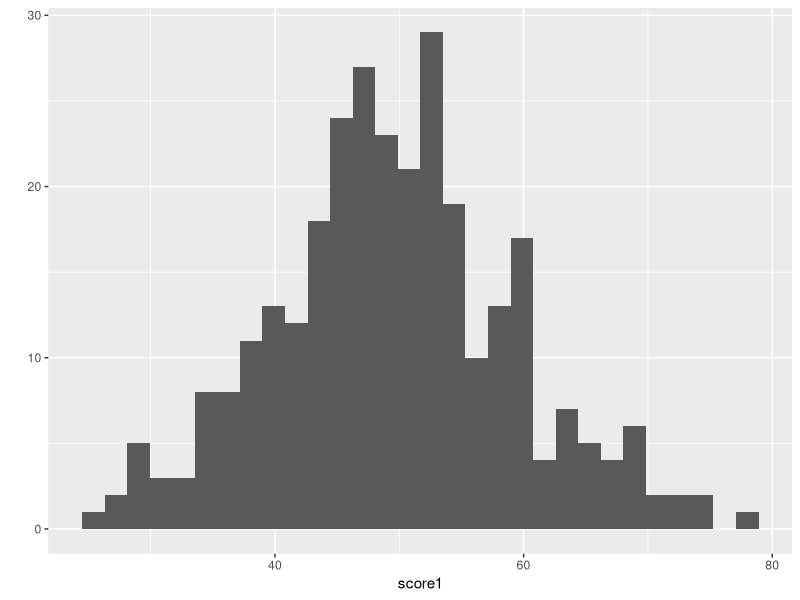
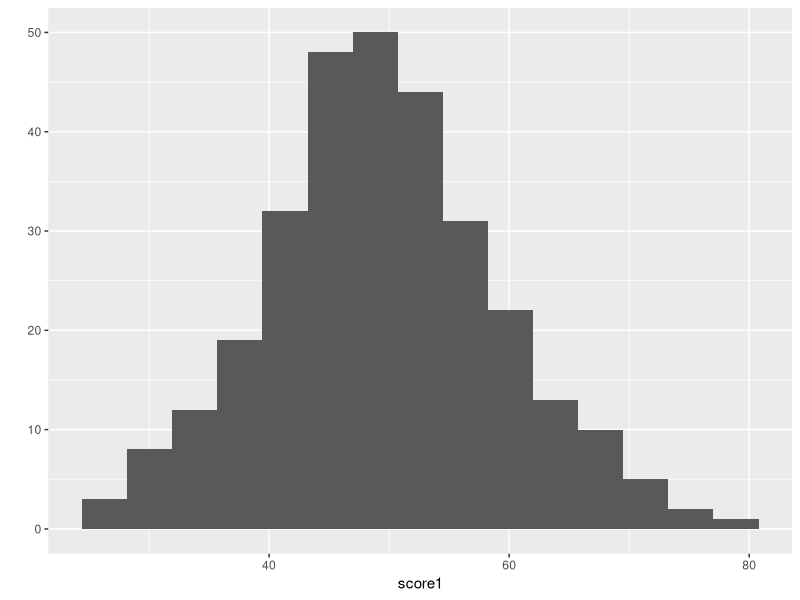
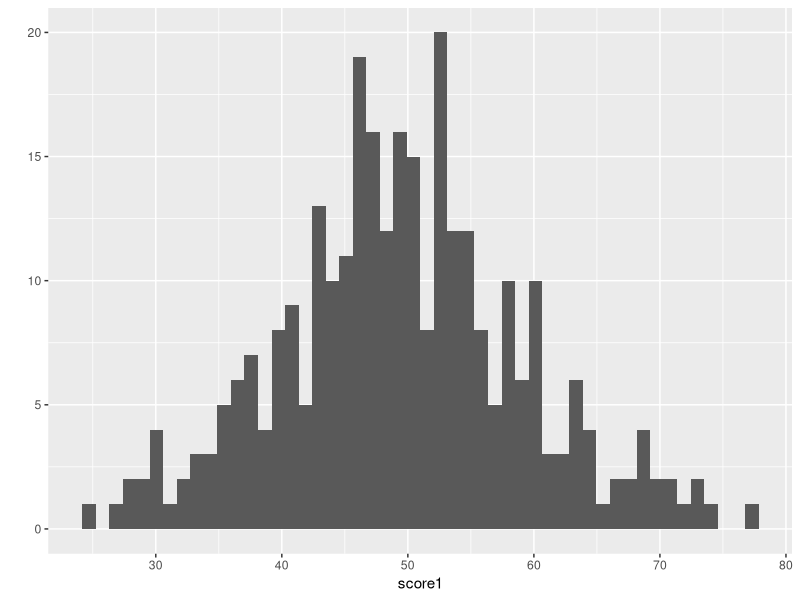
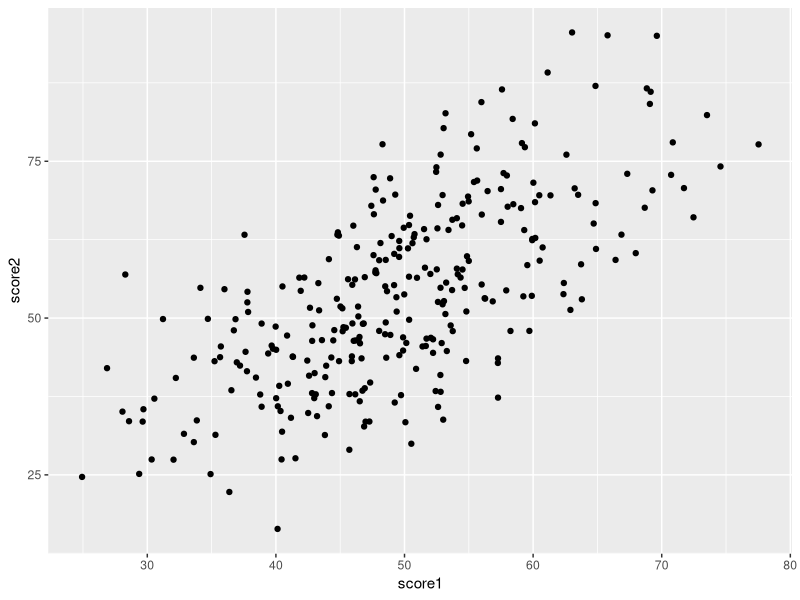
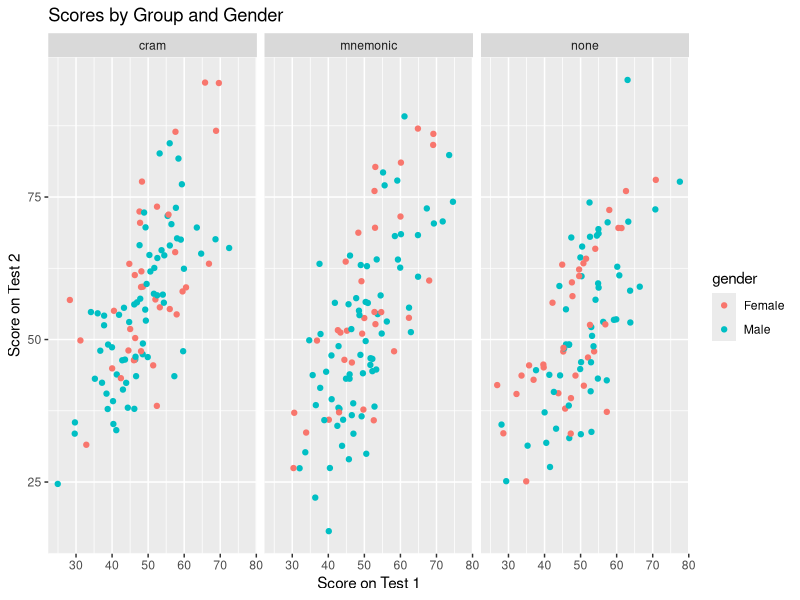
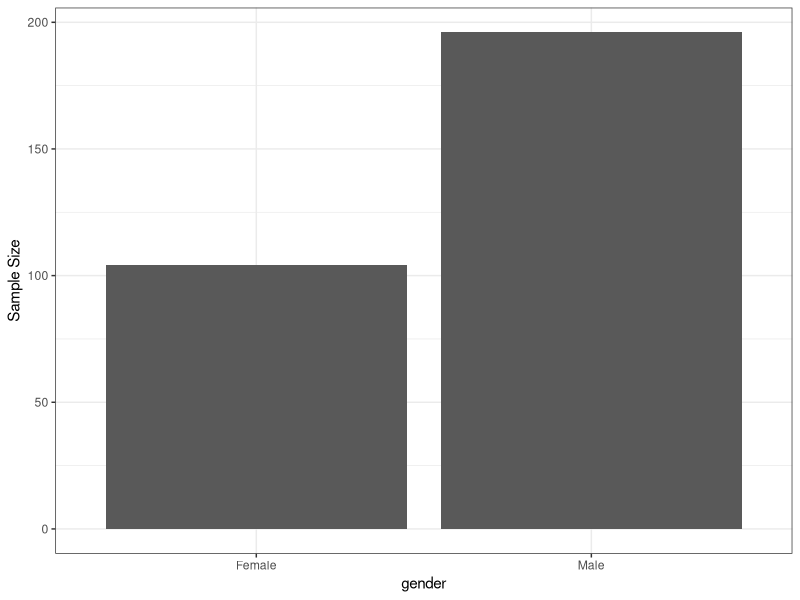
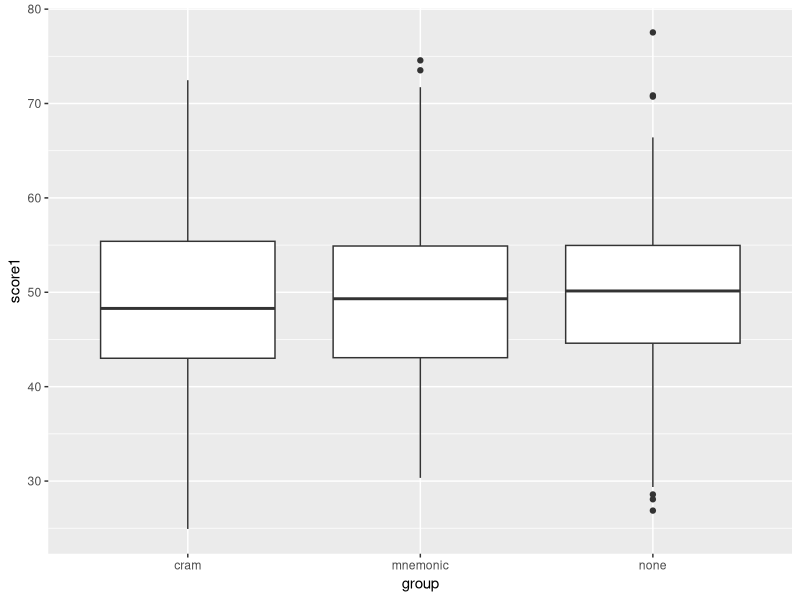
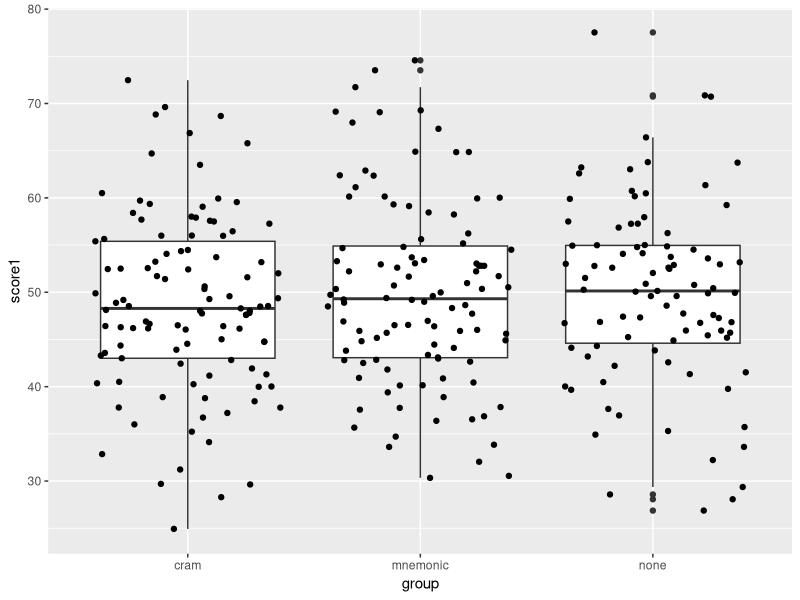

R code for these plots, in order:
## Lab 4: Advanced Plotting
# We have generated graphics with base R functions. 
# Hadley Wickham's package `ggplot2` offers more options.  

# Install and load these packages:
install.packages("ggplot2", dep=T)
library(ggplot2)
install.packages("GGally")
library(GGally)

# Download this data:
dat <- read.csv("exerciseDat.csv")

## Today's Plan 
# 1) Introduce ggplot2  
# 2) Language  
# 3) Data  
# 4) Basic Geoms with `qplot()`  
# 5) `GGally` and `ggpairs`  
# 6) `ggplot2` Proper

## Getting started with ggplot2
# install.packages("ggplot2", dep=T)
# library(ggplot2)
# setwd("~/Desktop/TA/2016:2017/Green/Labs/Lab4")

# `qplot()` is a convenience function in `ggplot2` that 
# stands for *quick* plot.  
# The primary arguments for `qplot()` are:  
  # * `x` - values we want on the x-axis  
  # * `y` - values we want on the y-axis 
  # (not necessary, depending on plot)  
  # * `data` - dataset  
  # * `geom` - geometric object to use 
  # ("point" if x and y are given, "histogram" if not)  


## Get our data
# We're going to be using two new datasets created by 
# Carrie Smith and Matthew Sigal from the quantitative 
# methods program. It's made up data on memory.

dat <- read.csv("exerciseDat.csv", header=TRUE, 
                stringsAsFactors=FALSE)
head(dat)
dat$gender <- factor(dat$gender, 
                     levels = c(0,1), 
                     labels = c("Female", "Male"))
dat$group <- factor(dat$group, 
                    levels = c("cram", "mnemonic", "none"), 
                    labels = c("cram", "mnemonic", "none"))
dat$pass <- factor(dat$pass, 
                   levels = c(0,1), 
                   labels = c("Fail", "Pass"))


## Histogram
qplot(score1, data = dat, geom = "histogram")
# Gives a warning because binwidth is being automatically selected
qplot(score1, data = dat, geom = "histogram", bins = 15)
qplot(score1, data = dat, geom = "histogram", bins = 50)

## Scatterplot
qplot(score1, score2, data = dat, geom = "point")


## More Options
# **Graphic Manipulation**:
  # * `xlim` and `ylim`: define limits for x and y axis
  # * e.g., xlim = c(0, 100)
  # * `bins` when creating histograms
  # * `log`: log transform any of the variables
     # * Can be x, y, or xy for both
     # * However, I usually prefer to transform my variables myself
     # * e.g., `dat$score1.log <- log(dat$score1)`

## More Options
# **Graphic Manipulation**:
  
  # * `main`, `xlab`, and `ylab`: title sections of graphic
  # * `colour`, `size`: Differentiate points by grouping variable
  # * `facets`: Create separate plots by grouping variable
    # * e.g., one variable: facets = ~ gender
    # * e.g., two variables: factets = group ~ gender
  # * `theme`: allows other customizations
  # * try adding `+ theme_bw()` for black and white graphics
  # * see [this link](http://docs.ggplot2.org/current/theme.html) for additional details

qplot(score1, score2, data = dat, colour = gender,
      facets = ~ group, main = "Scores by Group and Gender",
      xlab = "Score on Test 1", ylab = "Score on Test 2")


## Other Geoms
# There are many different geoms we can plot. 
# See a list here: http://docs.ggplot2.org/current/

## Bargaphs
qplot(gender, data = dat, geom = "bar", 
      ylab = "Sample Size") + theme_bw()


## Boxplots
qplot(group, score1, data = dat, geom="boxplot")


## Boxplots with Jitter
qplot(group, score1, data = dat, geom=c("boxplot", "jitter"))


## Boxplot with stat_summary
# You can summarize y values at every unique x using `stat_summary`.  
# For more information see: 
# http://docs.ggplot2.org/current/stat_summary.html

qplot(group, score1, data=dat, geom = 'boxplot') + 
  stat_summary(fun.y=mean, colour="red", size=5, geom="point")
# Try median, min, max...


## Scatterplot with Regression Line
qplot(score1, score2, data = dat, geom = "point",
      main = "Score 1 by Score 2 with Regression Line") + 
  stat_smooth(method = "lm")


## Scatterplot Matrix
# We can plot several combinations at once in a correlation matrix 
# with the function `ggpairs` in the package `GGally`

# install.packages("GGally")

## Scatterplot Matrix
library(GGally)
ggpairs(na.omit(dat[c(3,4,6,7)])) # all continuous variables

# This function works on practically all variable types!
ggpairs(na.omit(dat[2:5]))  # continuous + categorical

# * gender (factor)
# * mathPre (numeric)
# * readPre (numeric)
# * group (factor)


## ggplot2 Proper
# `qplot()` is a simple function for learning the `ggplot2` basics. 
# There are other functions.

# General Principals for `ggplot2`:
# Functions:
  
# 1. Define the data you want to plot and create a plot template 
#    with `ggplot()`
# 2. Specify the aesthetics of the shapes that will be used to 
#    represet the data with `aes()`
# 3. Specify the graphical shapes (`geoms`) that will be used to 
#    view the data
#    * Add them with the appropriate function; 
#      e.g. `geom_point()` or `geom_line()`
# 4. Call the object to render and view it

## General Principals for `ggplot2`
# Terminology

# * One or more `Layers` consisting of:
  #  * `Data`: What we want to see!
  #  * `Mapping`: Defines the aesthetics of the graphic
# * `Stat`: Statistical transformations of the data (e.g., binning or averaging)
# * `Geom`: Geometric objects that are drawn to represent the data (simple or complex)
# * `Position`: Position adjustments for each geom (e.g., jitter, dodge, stack)
# * `Scale`: Controls mapping between data and aesthetics (variable or constant; colour/position) 
# * `Themes`: Relatively new `ggplot2` feature that allows for visual adjustments of a plot object 
# * `Coord`: The coordinate system (provides axes and gridlines)
# * `Facet`: Allows us to break up the data into subsets

## Layer Functions Like Photoshop
# `ggplot2` object is your canvas and each funciton is another layer. 
# Add them onto a plot with the **+** sign 
# (which has to be at the end of the line, 
# not the start of the next line).

## Building a grouped scatterplot:
dat <- iris
head(dat)
p1 <- ggplot(data = dat, 
             aes(x = Sepal.Length, 
                 y = Sepal.Width, 
                 colour = Species)) +
  geom_point()
p1



## List of Available Customizations
# All of the geoms, stats, scales, coordinate systems, 
# and faceting options (and more!) are listed at:
# http://docs.ggplot2.org/current/
  
## Some cool R Scripts to try:  
# http://rvisualization.com/r-scripts/
  

## Homework
# 1) Try making `ggplot2` graphics with our class dataset.  
# 2) Look at the `iris` dataset and try plotting different variables.

